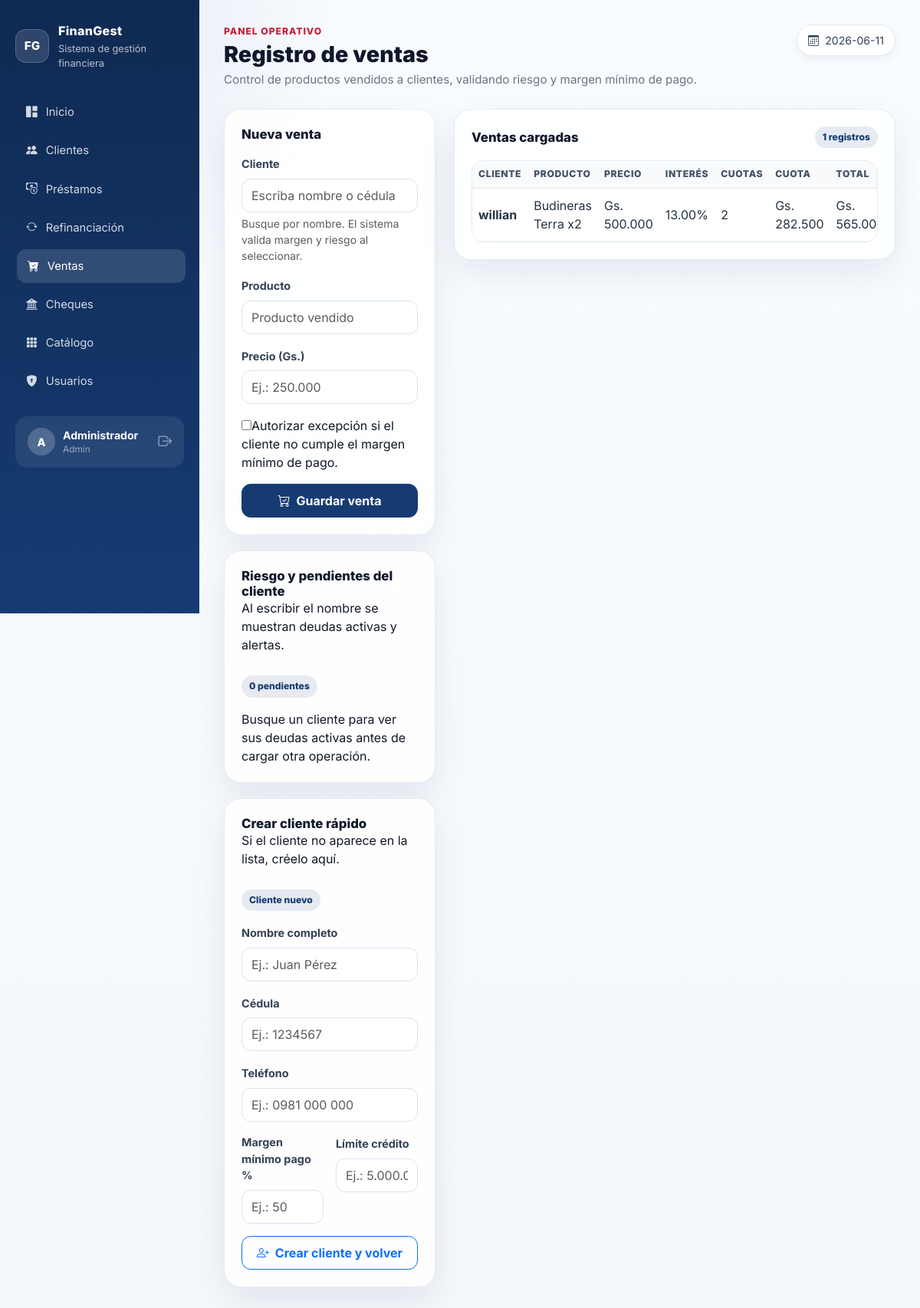
/ventas (signed in), run on the app's committed database.
### tables this page shows
CREATE TABLE ventas (
            id INTEGER PRIMARY KEY AUTOINCREMENT,
            cliente TEXT NOT NULL, producto TEXT NOT NULL,
            precio REAL NOT NULL, fecha TEXT DEFAULT (date('now')),
            estado TEXT DEFAULT 'ACTIVO',
            pagado REAL DEFAULT 0,
            interes REAL DEFAULT 0,
            plazo INTEGER DEFAULT 1,
            cuota REAL DEFAULT 0,
            total REAL DEFAULT 0,
            fecha_refin TEXT DEFAULT '', ref_id TEXT DEFAULT ''
        );

### app.py (the view, shortened to what this page needs)
@app.route("/ventas", methods=["GET", "POST"])
@login_required
def ventas():
    clientes_lista = [dict(c) for c in db.get_clientes()]
    pends_v = operaciones_pendientes_cliente()
    return render_template("ventas.html",
        ventas=db.get_ventas(),
        clientes=clientes_lista,
        pendientes=pends_v,
    )

### app.py (called while the page is built)
def login_required(f):
    @wraps(f)
    def d(*a, **kw):
        if "user_id" not in session:
            return redirect(url_for("login"))
        return f(*a, **kw)
    return d

def moneda(v):
    try: return f"Gs. {float(v or 0):,.0f}".replace(",", ".")
    except: return "Gs. 0"

def porcentaje(v):
    try: return f"{float(v or 0):.2f}%"
    except: return "0.00%"

def _float(v, default=0.0):
    try:
        t = str(v or "").strip().replace(" ", "")
        if not t: return default
        t = t.replace("Gs.", "").replace("gs.", "").strip()
        if t.count(".") > 1:
            return float(t.replace(".", ""))
        if t.count(".") == 1:
            parts = t.split(".")
            if len(parts[1]) == 3 and parts[0].isdigit() and parts[1].isdigit():
                return float(t.replace(".", ""))  # "500.000" → 500000
        return float(t)
    except: return default

def _int(v, default=0):
    try: return int(_float(v, default))
    except: return default

def deuda_prestamo(p):
    total   = _float(p["total"])
    cuota   = _float(p["cuota"])
    pagadas = _int(p["cuotas_pagadas"])
    mora    = _float(p["mora_acumulada"])
    pagado  = min(total, cuota * max(0, pagadas))
    saldo   = max(0.0, total - pagado) + mora
    return round(saldo, 2), round(pagado, 2), round(total + mora, 2)

def deuda_venta(v):
    try:
        total = _float(v["total"]) if v["total"] else _float(v["precio"])
    except Exception:
        total = _float(v["precio"])
    if not total:
        total = _float(v["precio"])
    pagado = _float(v["pagado"])
    saldo  = max(0.0, total - pagado)
    return round(saldo, 2), round(min(pagado, total), 2), round(total, 2)

@app.context_processor
def ctx():
    return {
        "moneda": moneda, "numero": numero, "porcentaje": porcentaje, "hoy": hoy,
        "APP_NAME": APP_NAME, "APP_TAGLINE": APP_TAGLINE, "APP_INITIALS": APP_INITIALS,
        "current_user": session.get("username", ""),
        "current_rol": session.get("rol", ""),
        "session": session,
    }

    def dumps(self, obj, **kw):
        kw.setdefault('cls', _RowEncoder)
        return _json.dumps(obj, **kw)

### database.py (called while the page is built)
@contextmanager
def get_db():
    conn = sqlite3.connect(DB_PATH)
    conn.row_factory = sqlite3.Row
    conn.execute("PRAGMA foreign_keys = ON")
    try:
        yield conn; conn.commit()
    except Exception:
        conn.rollback(); raise
    finally:
        conn.close()

### utils/fechas.py (called while the page is built)
def hoy():
    return datetime.now().strftime("%Y-%m-%d")

### templates/ventas.html (shortened to what this page needs)
{% extends "base.html" %}
{% block page_title %}Registro de ventas{% endblock %}
{% block page_description %}Control de productos vendidos a clientes, validando riesgo y margen mínimo de pago.{% endblock %}
{% block content %}
<div class="row g-4">
    <div class="col-lg-4">
        <section class="panel">
            <div class="panel-header"><h2 class="panel-title">Nueva venta</h2></div>
            <form method="post" class="row g-3">
                {% include "_cliente_selector.html" %}
                <div class="col-12"><label class="form-label">Producto</label><input class="form-control" name="producto" placeholder="Producto vendido" required></div>
                <div class="col-12"><label class="form-label">Precio (Gs.)</label><input class="form-control" type="text" data-money="true" name="precio" placeholder="Ej.: 250.000" required></div>
                <div class="col-12"><label class="check-line"><input type="checkbox" name="autorizar_excepcion" value="SI"><span>Autorizar excepción si el cliente no cumple el margen mínimo de pago.</span></label></div>
                <div class="col-12 d-grid"><button class="btn btn-primary" type="submit" {% if not clientes %}disabled{% endif %}><i class="bi bi-cart-check me-2"></i>Guardar venta</button></div>
            </form>
        </section>
        {% include "_pendientes_cliente.html" %}
        {% include "_cliente_rapido.html" %}
    </div>
    <div class="col-lg-8">
        <section class="panel">
            <div class="panel-header"><h2 class="panel-title">Ventas cargadas</h2><span class="badge-soft-primary">{{ ventas|length }} registros</span></div>
            {% if ventas %}
            <div class="table-wrap">
                <table class="table table-hover">
                    <thead><tr><th>Cliente</th><th>Producto</th><th>Precio</th><th>Interés</th><th>Cuotas</th><th>Cuota</th><th>Total</th><th>Saldo</th><th>Estado</th><th>Fecha</th><th>Cobro</th><th></th></tr></thead>
                    <tbody>{% for v in ventas %}<tr>
                        <td class="fw-bold">{{ v.cliente }}</td>
                        <td>{{ v.producto }}</td>
                        <td>{{ moneda(v.precio) }}</td>
                        <td>{{ porcentaje(v.interes) if v.interes else '—' }}</td>
                        <td>{{ v.plazo if v.plazo and v.plazo > 1 else 'Contado' }}</td>
                        <td>{{ moneda(v.cuota) if v.cuota and v.plazo and v.plazo > 1 else '—' }}</td>
                        <td>{{ moneda(v.total) if v.total else moneda(v.precio) }}</td>
                    </tr>{% endfor %}</tbody>
                </table>
            </div>
            {% else %}<div class="empty-state">No hay ventas registradas.</div>{% endif %}
        </section>
    </div>
</div>
{% endblock %}

### static/style.css (style rules this page uses)
:root { --primary: #163b73; --primary-dark: #0f2a52; --accent: #c81e35; --surface: #ffffff; --muted: #6b7280; --bg: #f4f7fb; --border: #e5eaf2; --shadow: 0 18px 45px rgba(15, 42, 82, .08); }
* { box-sizing: border-box; }
body { min-height: 100vh; margin: 0; background: radial-gradient(circle at top left, rgba(22,59,115,.10), transparent 28rem), linear-gradient(180deg, #f8fbff 0%, var(--bg) 100%); color: #111827; font-family: Inter, system-ui, -apple-system, BlinkMacSystemFont, "Segoe UI", sans-serif; }
.stat-card, .panel { background: rgba(255,255,255,.92); border: 1px solid var(--border); border-radius: 22px; box-shadow: var(--shadow); }
.panel { padding: 22px; margin-bottom: 20px; }
.panel-header { display: flex; align-items: center; justify-content: space-between; gap: 12px; margin-bottom: 16px; flex-wrap: wrap; }
.panel-title { margin: 0; color: #0f172a; font-size: 1.05rem; font-weight: 800; }
.form-control, .form-select { min-height: 44px; border-color: #dbe3ef; border-radius: 12px; }
.form-label { color: #334155; font-weight: 700; font-size: .9rem; }
.btn-primary { --bs-btn-bg: var(--primary); --bs-btn-border-color: var(--primary); --bs-btn-hover-bg: var(--primary-dark); --bs-btn-hover-border-color: var(--primary-dark); border-radius: 12px; font-weight: 700; min-height: 44px; }
.table-wrap { overflow-x: auto; border: 1px solid var(--border); border-radius: 16px; }
.table { margin: 0; vertical-align: middle; }
.table thead th { color: #475569; background: #f8fafc; border-bottom: 1px solid var(--border); font-size: .76rem; font-weight: 850; letter-spacing: .05em; text-transform: uppercase; white-space: nowrap; }
.table tbody td { color: #243244; border-color: #edf2f7; }
.badge-soft-danger, .badge-soft-success, .badge-soft-primary, .badge-soft-warning { display: inline-flex; align-items: center; padding: 5px 10px; border-radius: 999px; font-size: .76rem; font-weight: 800; white-space: nowrap; }
.badge-soft-primary { background: rgba(22,59,115,.10); color: var(--primary); }
.table-wrap .table { min-width: 640px; }

### data on the page
ventas: cliente "willian", producto "Budineras Terra x2", precio "Gs. 500.000", interes "13.00%", plazo "2", cuota+plazo "Gs. 282.500", total "Gs.…"

### other printed values
{{ APP_INITIALS }} "FG"
{{ APP_NAME }} "FinanGest"
{{ APP_TAGLINE }} "Sistema de gestión financiera"
{{ current_user[0]|upper if current_user else '?' }} "A"
{{ session.nombre if session.nombre else current_user }} "Administrador"
{{ current_rol }} "Admin"
{{ hoy() }} "2026-06-11"
{{ ventas|length }} "1"
